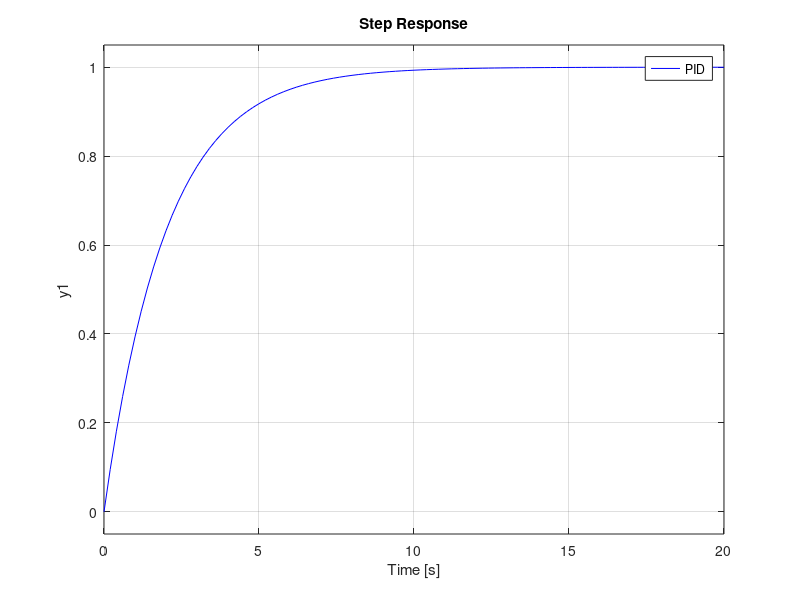
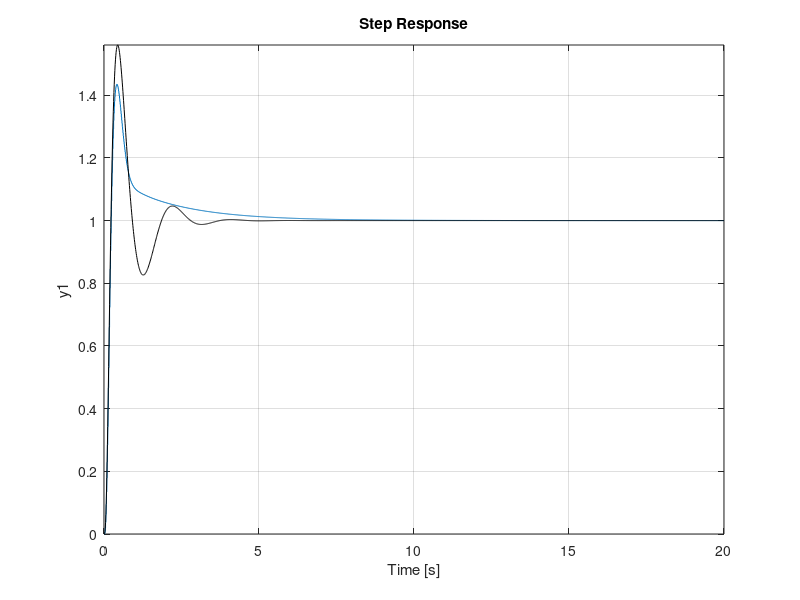

These figures' MATLAB source, in order:
clc
close all
clear

%------proceso------
g=tf(25,[1 1 -2]);

%-----deseado-------
hd=tf(1,[2 1]) % sistema que se estabiliza a los 8 segundos
%-----controlador pid----
Kp=4.48;
Td=0.1741;
Ti=2.24;
gc=tf([Kp*Ti*Td Kp*Ti Kp],[Ti 0]);

sis_ol=g*gc;
sis_cl=feedback(sis_ol,1);
step(sis_cl,'k')

%-----controlador algebraico sin error----
q2=151.8;
q1=526.64;
q0=200;
p2=1;
p1=39;
p0=583;
g_ca=tf([q2 q1 q0],[p2 p1 p0 0]);
sis_ol=g*g_ca;
sis_cl=feedback(sis_ol,1);
hold
step(sis_cl,'r')
step(hd,'b')
legend('PID','Algebraico','deseado')

%-------discretización------
Ts=0.1;  %Tm=0.5
Tm=Ts/10;
gcd=c2d(gc,Tm,'tustin');
gcda=c2d(g_ca,Tm);
gd=c2d(g,Tm,'zoh');

siscld=feedback(gcda*gd,1);
figure
step(siscld)
t=0:Tm:20;
%accion de control u(k)
 uk = 0;
%accion de control pasada u(k-1)
 uk1 = 0;
%accion de control pasada u(k-2)
 uk2 = 0;
%accion de control pasada u(k-3)
 uk3 = 0;
%erro actual e(k)
 ek = 0;
%error pasado e(k-1)
 ek1 = 0;
%error pasado e(k-2)
 ek2 = 0;
%error pasado e(k-3)
 ek3 = 0;

%salida de la planta y(k)
 yk = 0;
 yk1= 0;
 yk2= 0;
 
 %-----parametros del controlador-------
 a = 1.268;
 b =-2.492;
 c = 1.225;
 d = -2.629;
 e = 2.306;
 f = -0.6771;
 
 rk =1;
for i=1:length(t)
  yk = 0.001246*uk1 + 0.001242*uk2+1.99*yk1-0.99*yk2;
  y_k(i) = yk;
  ek = rk - yk;
  %---------calcular acción de control---
  
  uk= a*ek1+b*ek2+c*ek3-d*uk1-e*uk2-f*uk3;
%   uk=round(uk,10);  
  %---------actualizo valores-----------
  uk3=uk2;
  uk2=uk1;
  uk1 = uk;
  ek3 = ek2;
  ek2 = ek1;
  ek1 = ek;
  yk2=yk1;
  yk1=yk;
end

hold on
plot(t,y_k,'k')
ylim([0,max(y_k)])